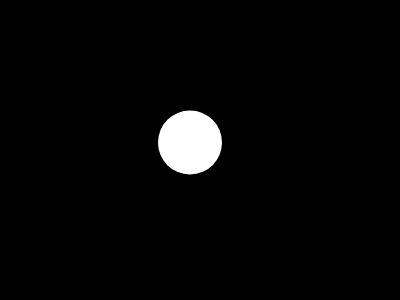
Frame 1 (no input)
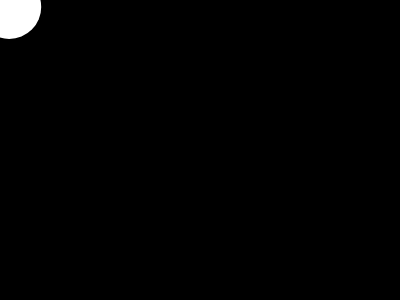
Frame 60 (no input)
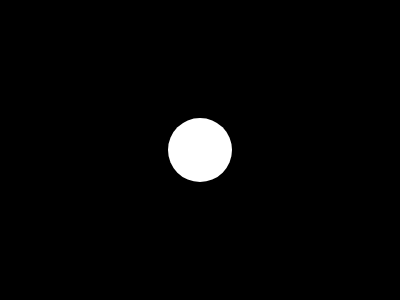
Frame 120 (the mouse pressed at the canvas centre since frame 60)

The p5.js sketch that drew these frames (run headless with seeded random() and noise() and a simulated clock; from frame 60 on, the mouse is pressed at the canvas centre):

// p5.js sketch
// ── sketch.js
// https://editor.p5js.org/jht9629-nyu/sketches/qmtBJEwMe
// circleX follow
// using expression to create a follow the mouse algorithm

let circleX = 200;
let circleY = 150;
let circleSteps = 20;

function setup() {
  createCanvas(400, 300).mousePressed(function () {
    // move circle to center of canvas
    circleX = 200;
    circleY = 150;
  });
  noStroke();
  // background(0);
}

function draw() {
  background(0);
  fill(255);
  // Adjust circleX/Y to move towards the mouse location
  // by calculating the difference in x and y
  let dx = (mouseX - circleX)/circleSteps;
  let dy = (mouseY - circleY)/circleSteps;
  circleX = circleX + dx;
  circleY = circleY + dy;
  circle(circleX, circleY, 64);
  // circleX = mouseX
  // circleY = mouseY
  // circleX = (circleX + circleSteps) % width;
}

// https://editor.p5js.org/jht1493/sketches/S6fXsaBIi
// circleX follow

// https://editor.p5js.org/jht1493/sketches/JVoQAP3aM
// circleX mousePressed

// function mousePressed() {
//   circleX = 0;
// }

// https://editor.p5js.org/codingtrain/sketches/xPXNdPy17
// p5js Code! - 2.2 - make your own variable

// https://thecodingtrain.com/tracks/code-programming-with-p5-js/code/2-variables/2-define-variables

// https://www.youtube.com/watch?v=r5Iy3v1co0A
// Guest Tutorial #6: The Modulo Operator with Golan Levin
